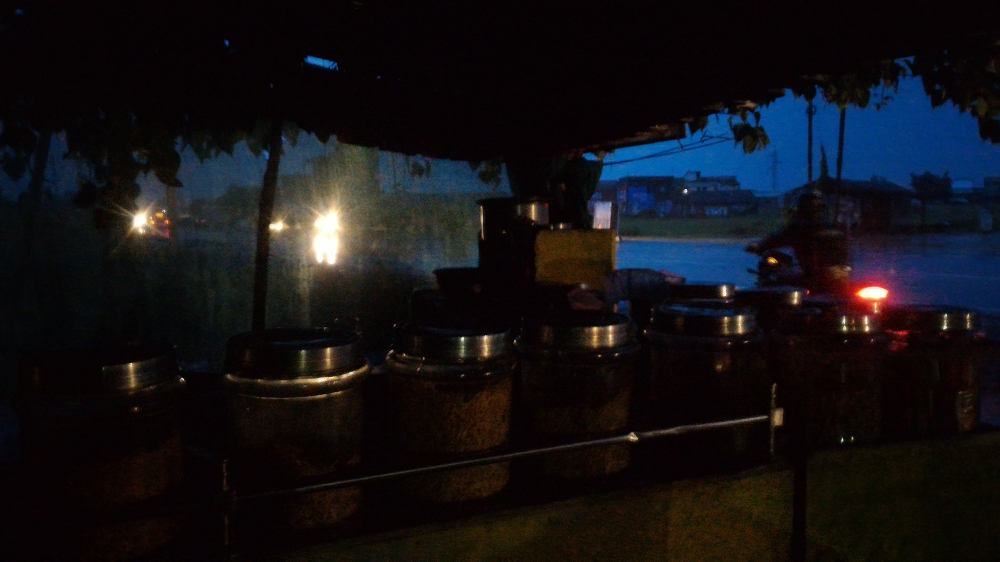
#> input picture Files used as input/img5.bmp, 1000 x 562 px, found by its file name
$ python 'C3_6 Histogram_equalization.py'
#> lines starting #> are read from the running program, lines starting #| are printed output that depends on the picture
### Chapter 09/my_package/my_functions.py
#======================================================================
# Purpose : creating custom functions for usage
#======================================================================

import matplotlib.pyplot as plt
import cv2
import numpy as np

# Function my_imshow is used to display image using matplotlib method and is
# usually used with subplots

def my_imshow(input_image,str='',ax='Nothing Passed'):
    if ax=='Nothing Passed':
        fig1,ax1=plt.subplots()
        fig1.show()
        if input_image.ndim==3:
            plt.imshow(cv2.cvtColor(input_image, cv2.COLOR_BGR2RGB))
        else:
            plt.imshow(cv2.cvtColor(input_image, cv2.COLOR_GRAY2RGB))
        plt.axis("off")
        plt.gca().set_title(str)
        return fig1,ax1
    else:
        if input_image.ndim==3:
            ax.imshow(cv2.cvtColor(input_image, cv2.COLOR_BGR2RGB))
        else:
            ax.imshow(cv2.cvtColor(input_image, cv2.COLOR_GRAY2RGB))
        ax.axis("off")
        ax.set_title(str)

# Function norm_uint8 defined below,
# Normalises and convert to uint8 an input_image and return the same, usually
# used while displaying a grayscale image which has been converted to float32
# during processing

def norm_uint8(input_image):
    input_image=input_image-np.min(input_image)
    input_image=255*input_image/np.max(input_image)
    input_image=np.uint8(input_image)
    return input_image


### Chapter 03/C3_6 Histogram_equalization.py
#======================================================================
# PURPOSE : Histogram Matching / Specification
#======================================================================
import cv2
import matplotlib.pyplot as plt
import skimage.exposure as sk  # use 'pip install scikit-image' for using this
import my_package.my_functions as mf # This is a user defined package and ...
# one may find the details related to its contents and usage in section XXX

image=cv2.imread('img5.bmp',0) # Input Grayscale Image
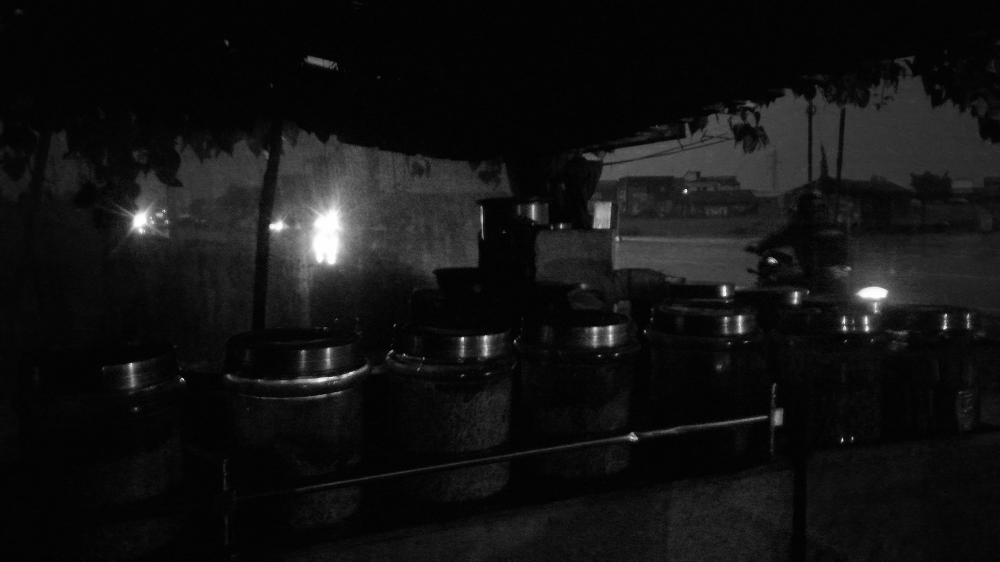
#> image: shape (562, 1000); min 0, max 255, mean 18.5
r1,c1=image.shape
#> r1 = 562; c1 = 1000
no_of_bins=256
hist_image = cv2.calcHist([image],[0],None,[no_of_bins],[0,256])/(r1*c1)
#> hist_image = 256 values, max 0.167 at index 4, min 1.78e-06 at index 0, mean 0.00391

hist_equ_image = cv2.equalizeHist(image) # Histogram Equalised Image
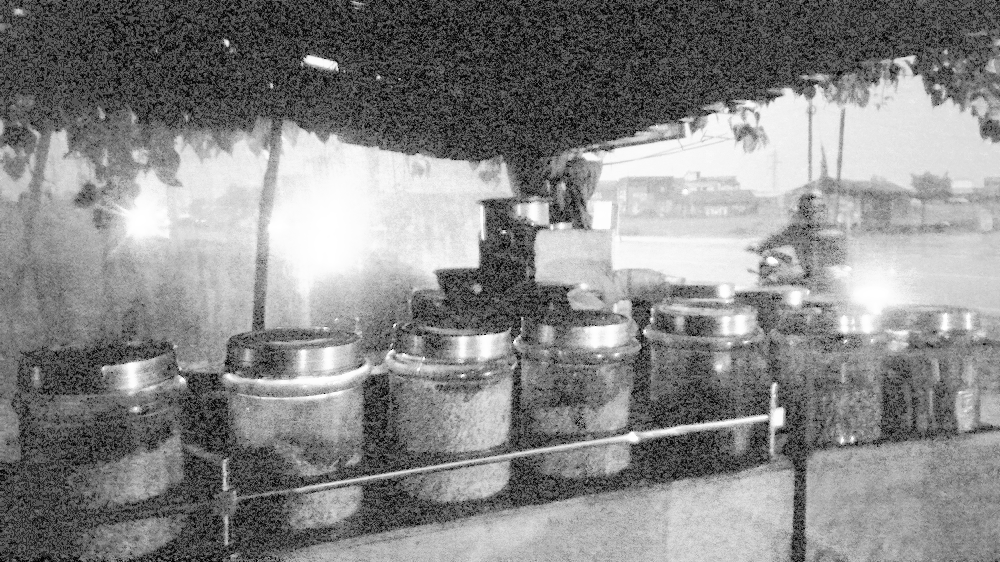
#> hist_equ_image: shape (562, 1000); min 0, max 255, mean 135.6
hist_equ=cv2.calcHist([hist_equ_image],[0],None,[no_of_bins],[0,256])/(r1*c1)
#> hist_equ = 256 values, max 0.167 at index 85, min 0 at index 1, mean 0.00391

reference=cv2.imread('img6.bmp',0) # Reference image
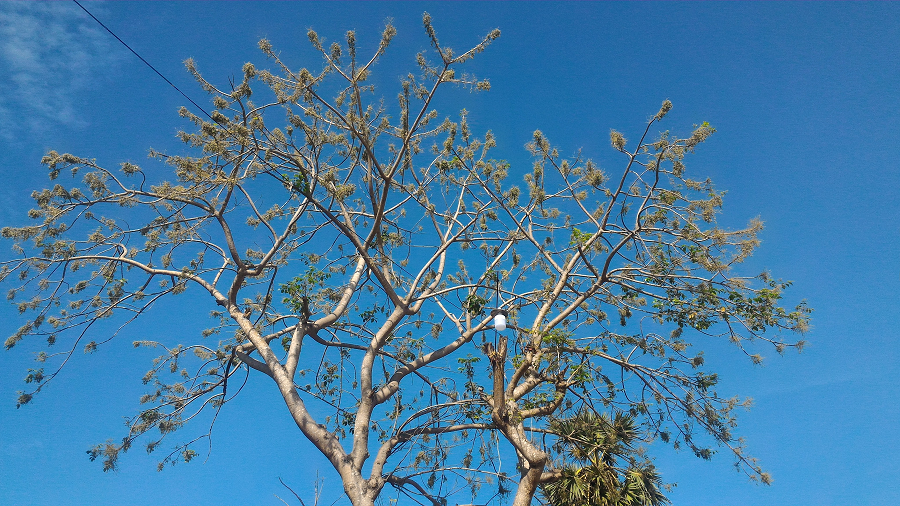
#> input picture Files used as input/img6.bmp, 900 x 506 px, found by its file name
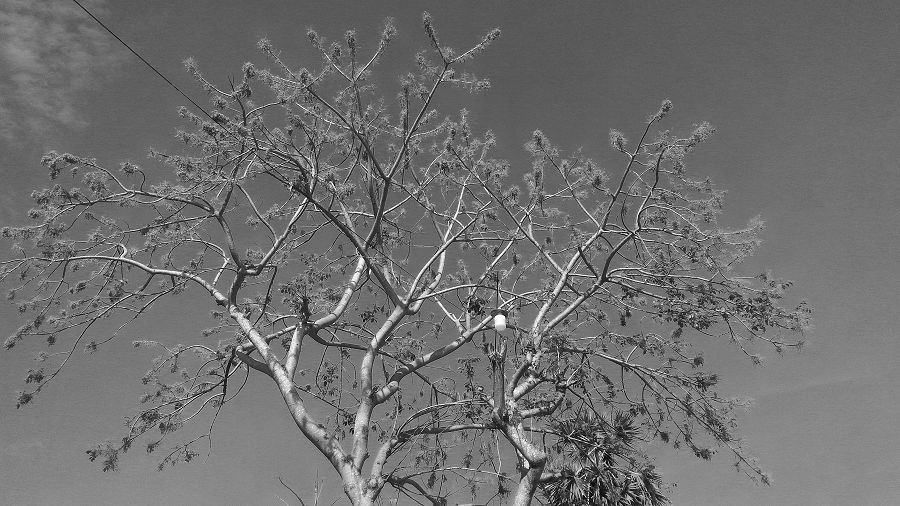
#> reference: shape (506, 900); min 0, max 255, mean 111.4
r2,c2=reference.shape
#> r2 = 506; c2 = 900
hist_reference = cv2.calcHist([reference],[0],None,[no_of_bins],[0,256])/(r2*c2)
#> hist_reference = 256 values, max 0.0202 at index 95, min 5.71e-05 at index 2, mean 0.00391

matched = sk.match_histograms(image,reference) # Histogram matched image
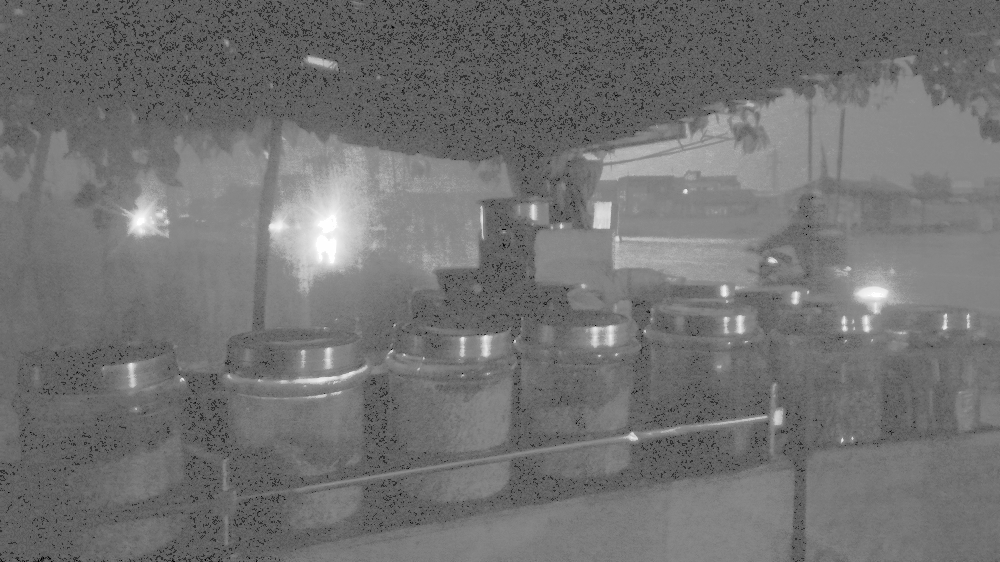
#> matched: shape (562, 1000) float64; min 0, max 255, mean 114.4
matched=mf.norm_uint8(matched)
r3,c3=matched.shape
#> r3 = 562; c3 = 1000
hist_matched = cv2.calcHist([matched],[0],None,[no_of_bins],[0,256])/(r3*c3)
#> hist_matched = 256 values, max 0.167 at index 99, min 0 at index 2, mean 0.00391

fig,ax=plt.subplots(2,2)
fig.show()

mf.my_imshow(image,'(a) Input Grayscale Image',ax[0,0])
mf.my_imshow(hist_equ_image,'(b) Histogram Equalized Image',ax[0,1])
mf.my_imshow(reference,'(c) Reference Grayscale Image',ax[1,0])
mf.my_imshow(matched,'(d) Matched Grayscale Image',ax[1,1])

fig2,ax2=plt.subplots(2,2)
fig2.show()

ax2[0,0].plot(hist_image)
ax2[0,0].set_title("(a) Histogram of input image")
ax2[0,0].grid(1)

ax2[0,1].plot(hist_equ)
ax2[0,1].set_title("(b) Histogram of Equalized image")
ax2[0,1].grid(1)

ax2[1,0].plot(hist_reference)
ax2[1,0].set_title("(c) Histogram of reference image")
ax2[1,0].grid(1)


ax2[1,1].plot(hist_matched)
ax2[1,1].set_title("(d) Histogram of matched image")
ax2[1,1].grid(1)

plt.show()
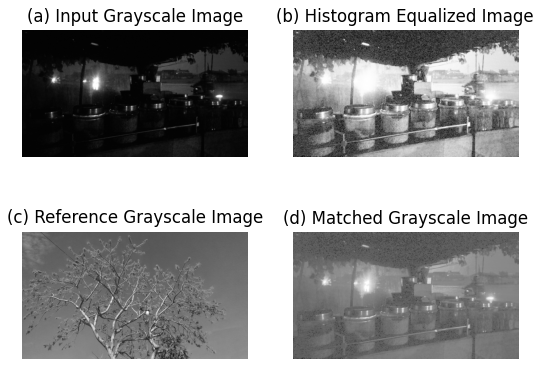
#> figure drawn by matplotlib, 4 panels
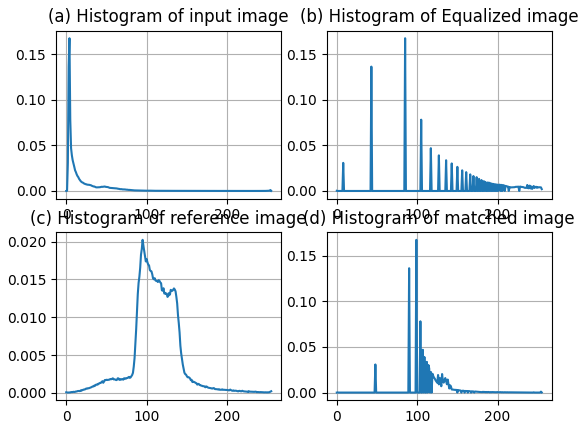
#> figure drawn by matplotlib, 4 panels; panel 1: curve peaks at x = 4, y = 0.167; panel 2: curve peaks at x = 85, y = 0.167; panel 3: curve peaks at x = 95, y = 0.0202; panel 4: curve peaks at x = 99, y = 0.167
print("Completed Successfully ...")
